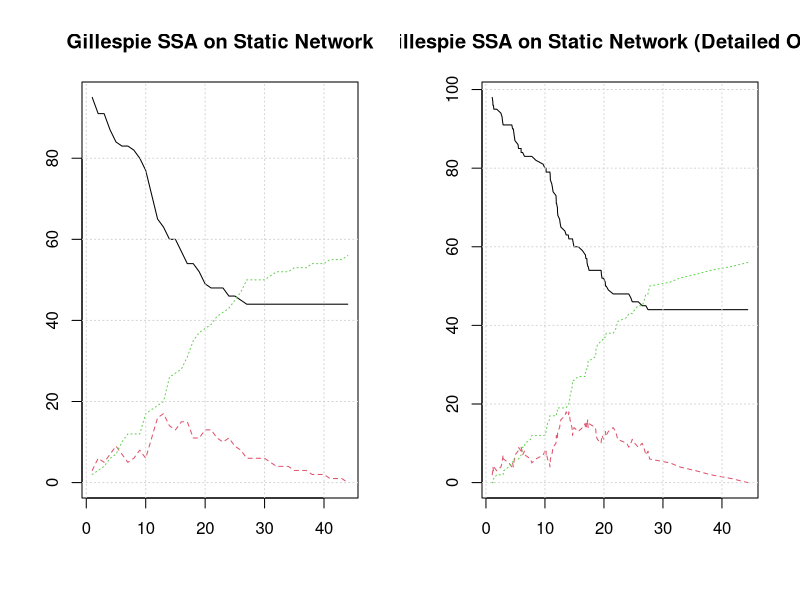

The R script that drew this image:
#Gillespie SSA to run SIR model on static network (simulation of time-homogeneous CTMC on static network medium)
sir_homogeneous <- function(n_nodes, edge, root, beta, mu, t_end, info=TRUE, detail=FALSE){
  
  output <- vector(mode="list",length=t_end)
  
  #return vector of node states after each transition
  if(detail){
    delta_t <- 0.0
    detail_out <- vector(mode="list",length=5e3L)
    detail_i <- 1L
  }  

  x <- rep("s",n_nodes) #set node states to S 
  x[root] <- "i" #set state of root node to I
  
  m_I <- root #list of infected nodes
  N_I <- 1 #number of infected nodes
  N_R <- 0 #number of recovered nodes
  Mu <- mu #cumulative recovery rate
  tau <- rexp(n=1,rate=1) #draw tau Exp(1)
  
  #run through the time-steps:
  for(t in 1:t_end){
    
    #print simulation diagnostics
    if(info){
      print(paste0("current t: ",t,", number infected: ",N_I,", number recovered: ",N_R,", number susceptible: ",n_nodes-N_I-N_R))
    }
    
    #update list of possible S to I transitions
    m_SI <- NULL #S nodes in contact with I nodes
    for(k in 1:nrow(edge)){
      i <- edge[k,1]
      j <- edge[k,2]
      if(x[i] == "s" & x[j] == "i"){
        m_SI <- c(m_SI,i)
      } else if(x[i] == "i" & x[j] == "s"){
        m_SI <- c(m_SI,j)
      } else {
        next()
      }
    } #end for
    
    M_SI <- length(m_SI)
    Beta <- beta*M_SI #cumulative infection rate
    Lambda <- Mu + Beta #cumulative transition rate
    
    #check if a transition takes place
    if(tau >= Lambda){ #no transition
      tau = tau - Lambda
    } else { #at least one transition
      xi = 1.0 #remaining fraction of time-step
      while(tau < xi*Lambda){
        xi <- xi - tau/Lambda #fraction of time-step left after transition
        z <- runif(n=1,min=0,max=Lambda-.Machine$double.eps)
        if(z < Beta){ #S to I transition
          if(length(m_SI)==1){ #drawn m at random from m_SI
            m <- m_SI
          } else {
            m <- sample(x=m_SI,size=1) 
          }
          x[m] <- "i"
          m_I <- c(m_I,m)
          N_I <- N_I + 1
          Mu <- Mu + mu
        } else { #I to R transition
          if(length(m_I)==1){ #draw m at random from m_I
            m <- m_I
          } else {
            m <- sample(x=m_I,size=1) 
          }
          x[m] <- "r"
          m_I <- m_I[-which(m_I==m)] #remove m from m_I
          N_I <- N_I - 1
          N_R <- N_R + 1
          Mu <- Mu - mu
        } #end if
        
        #update list of S to I transitions and rates
        m_SI <- NULL #S nodes in contact with I nodes
        for(k in 1:nrow(edge)){
          i <- edge[k,1]
          j <- edge[k,2]
          if(x[i] == "s" & x[j] == "i"){
            m_SI <- c(m_SI,i)
          } else if(x[i] == "i" & x[j] == "s"){
            m_SI <- c(m_SI,j)
          } else {
            next()
          }
        } #end for
        
        #return detailed output
        if(detail){
          if(detail_i > length(detail_out)){ #expand list
            detail_out <- c(detail_out,vector(mode="list",length=100))
          }
          detail_out[[detail_i]]$x <- x
          # detail_out[[detail_i]]$time <- t + (tau / Lambda)
          detail_out[[detail_i]]$time <- t + (1-xi)
          detail_i <- detail_i + 1L
        }
        
        M_SI <- length(m_SI)
        Beta <- beta*M_SI #cumulative infection rate
        Lambda <- Mu + Beta #cumulative transition rate
        
        tau = rexp(n=1,rate=1) #draw new tau
        
        #DEBUG
        if(n_nodes-N_I-N_R < 0){
          browser()
        }
        
      } #end while
    } #end if
    
    #write out desired quantities
    output[[t]]$x <- x
    output[[t]]$m_SI <- m_SI
    output[[t]]$m_I <- m_I
    output[[t]]$N_I <- N_I
    output[[t]]$N_R <- N_R
    
    if(N_I==0){
      break()
    }
    
  } #end for
  
  #return output
  if(detail){
    return(list(output=Filter(Negate(is.null),output),
                detail_out=Filter(Negate(is.null),detail_out)))
  } else {
    return(Filter(Negate(is.null),output))
  }
}

library(compiler)
sir_homogeneous <- cmpfun(sir_homogeneous)

#generate the network medium the simulation will be run on
library(igraph)
n_nodes <- 100
erdos <- erdos.renyi.game(n=n_nodes,p=0.025,directed=FALSE,loops=FALSE)
erdos_edge <- as_edgelist(erdos)
erdos_edge <- erdos_edge[order(erdos_edge[,1]),]
beta <- 3*(0.20) # effective contact rate X transmission probability
mu <- 1/5 # 1 / infectious duration
# set.seed(1)
sir_out <- sir_homogeneous(n_nodes=n_nodes,edge=erdos_edge,root=5,beta=beta,mu=mu,
                           t_end=50,info=TRUE,detail=TRUE)

sir_out_dat <- matrix(NA,nrow=length(sir_out$output),ncol=3)
sir_out_dat[,1] <- sapply(sir_out$output,function(x){n_nodes - x$N_I - x$N_R}) #S
sir_out_dat[,2] <- sapply(sir_out$output,function(x){x$N_I}) #I
sir_out_dat[,3] <- sapply(sir_out$output,function(x){x$N_R}) #R

get_state <- function(x){
  tab <- table(x)
  if(!"s" %in% names(tab)){
    tab[["s"]] <- 0
  }
  if(!"i" %in% names(tab)){
    tab[["i"]] <- 0
  }
  if(!"r" %in% names(tab)){
    tab[["r"]] <- 0
  }
  return(tab[c("s","i","r")])
}
sir_out_detail <- t(sapply(sir_out$detail_out,function(x){
  get_state(x$x)
}))
sir_out_detail_time <- sapply(sir_out$detail_out,function(x){x$time})

par(mfrow=c(1,2))
matplot(sir_out_dat,type="l",ylab="",main="Gillespie SSA on Static Network")
grid()
matplot(sir_out_detail_time[order(sir_out_detail_time)],sir_out_detail[order(sir_out_detail_time),],
        type="l",xlab="",ylab="",main="Gillespie SSA on Static Network (Detailed Output)")
grid()
par(mfrow=c(1,1))

# #make an animation
# library(ndtv)
# library(viridis)
# 
# netAdj <- as.matrix(as_adjacency_matrix(erdos,type="both"))
# netList <- vector(mode="list",length=length(sir_out_detail_time))
# for(i in 1:length(netList)){
#   netList[[i]] <- as.network.matrix(x = netAdj,matrix.type = "adjacency",directed = FALSE)
#   network::set.vertex.attribute(netList[[i]],attrname="SIR",value = sir_out$detail_out[[i]]$x)
# }
# 
# 
# # convert list of networks to networkDynamic
# sirDynamic <- networkDynamic(network.list=netList[1:15])
# 
# netColSet = viridis(3)
# netCols <- function(charIn){
#   unname(sapply(charIn,function(x){
#     if(x=="s"){
#       netColSet[3]
#     } else if(x=="i"){
#       netColSet[2]
#     } else {
#       netColSet[1]
#     }
#   }))
# }
# 
# sirDynamicAni <- compute.animation(net = sirDynamic,verbose=TRUE)
# 
# render.d3movie(sirDynamicAni,vertex.col="SIR",edge.col="grey30",displaylabels=FALSE,verbose=TRUE,output.mode="htmlWidget")